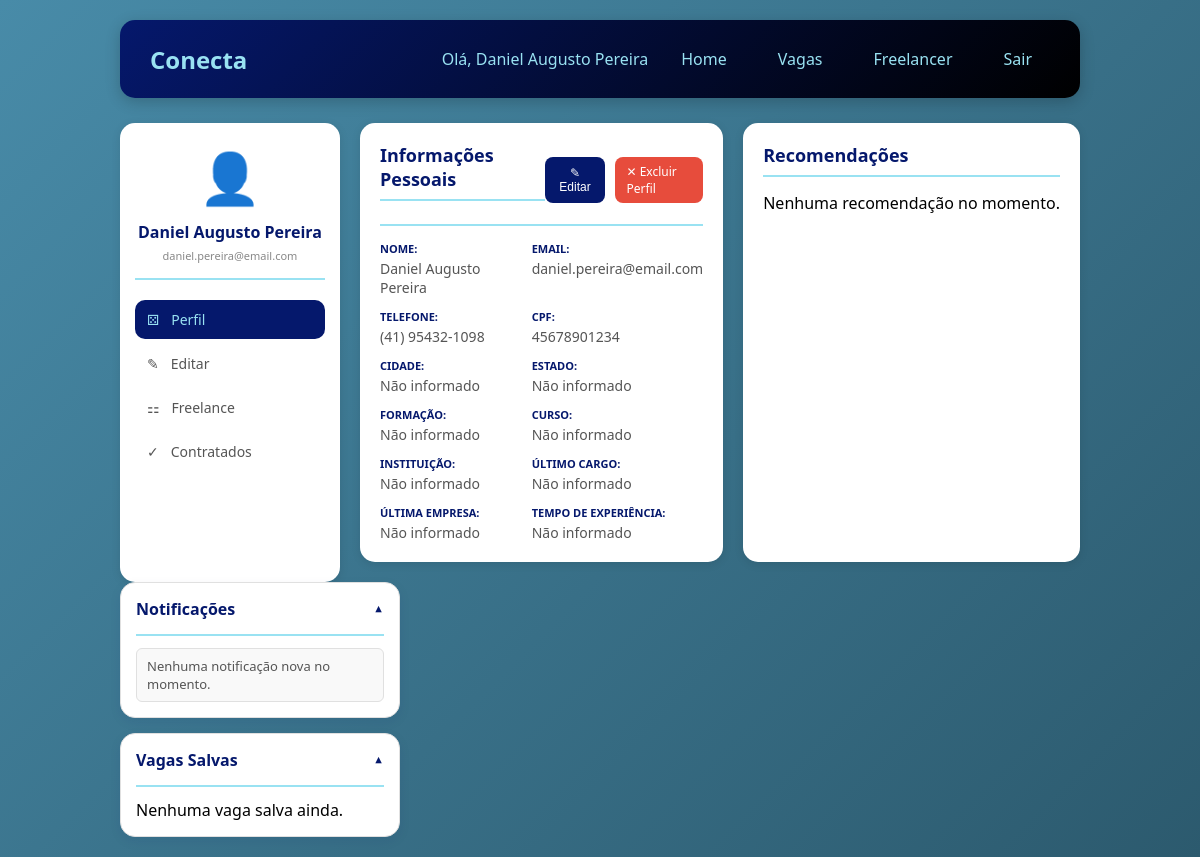
/home (signed in), run on an earlier commit of the app's database.
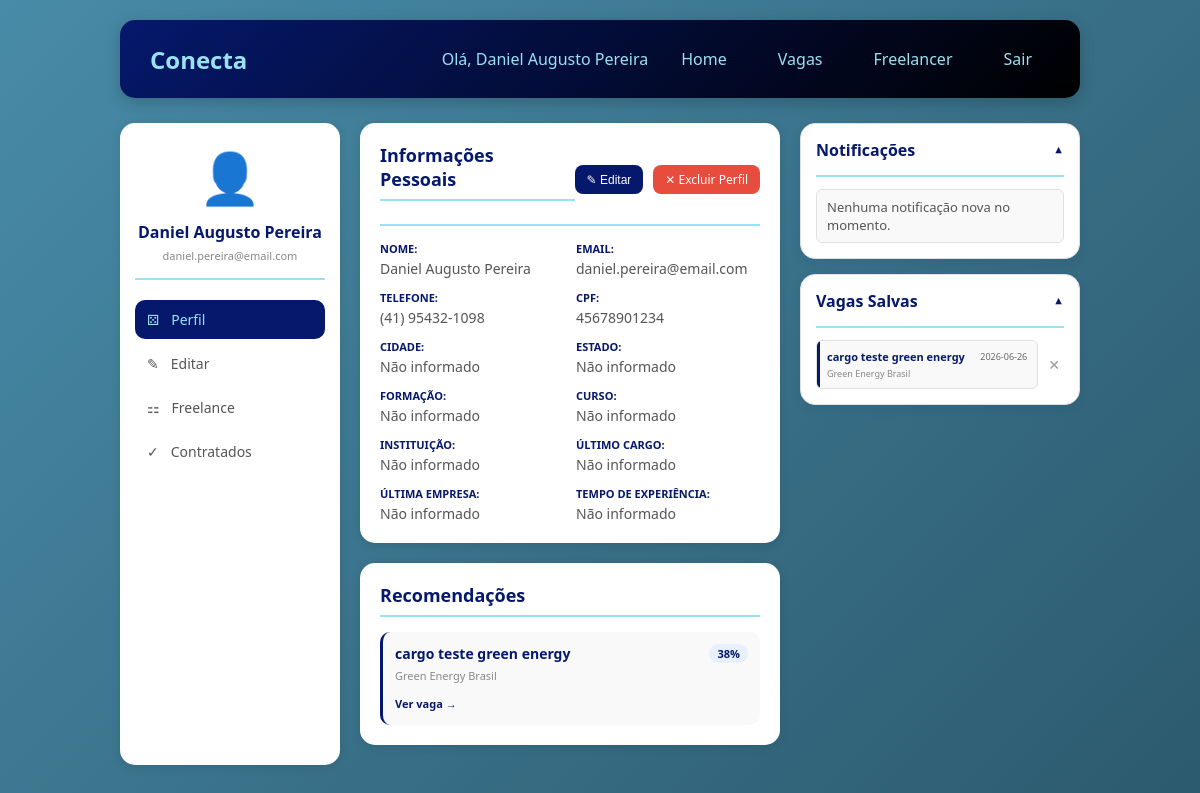
And on a later commit of the database.
### tables this page shows
CREATE TABLE funcionarios (
        id_funcionario INTEGER PRIMARY KEY AUTOINCREMENT, 
        nome TEXT,
        email TEXT,
        senha TEXT,
        telefone TEXT,
        cpf TEXT NOT NULL UNIQUE    
    );

CREATE TABLE vagas (
        id_vaga INTEGER PRIMARY KEY AUTOINCREMENT,
        titulo TEXT,
        descricao TEXT,
        salario REAL,
        cidade TEXT,
        regime TEXT,
        status TEXT DEFAULT 'ativa',
        data_publicacao TIMESTAMP DEFAULT CURRENT_TIMESTAMP,
        id_empresa INTEGER ,
        FOREIGN KEY (id_empresa) REFERENCES empresas (id_empresa)
    );

CREATE TABLE empresas (
        id_empresa INTEGER PRIMARY KEY AUTOINCREMENT, 
        nome TEXT,
        endereco TEXT,
        email TEXT,
        senha TEXT,
        telefone TEXT,
        cnpj TEXT NOT NULL UNIQUE
    );

CREATE TABLE candidaturas (
        id_candidatura INTEGER PRIMARY KEY AUTOINCREMENT,
        id_funcionario INTEGER,
        id_vaga INTEGER,
        data_candidatura TIMESTAMP DEFAULT CURRENT_TIMESTAMP,
        status TEXT DEFAULT 'pendente',
        FOREIGN KEY (id_funcionario) REFERENCES funcionarios (id_funcionario) ON DELETE CASCADE,
        FOREIGN KEY (id_vaga) REFERENCES vagas (id_vaga) ON DELETE CASCADE,
        UNIQUE(id_funcionario, id_vaga)
    );

### routes/home.py (the view, shortened to what this page needs)
@bp_home.route('/home')
def home_pag():
    if 'usuario_id' not in session:
        return redirect('/')
    tipo = session.get('tipo')
    id_usuario = session.get('usuario_id')
    if tipo == 'funcionario':
        candidaturas = CandidaturaCRUD.listar_candidaturas_funcionario(id_usuario)
        vagas_recomendadas = Match.melhores_vagas(id_usuario, limite=5)
        funcionario = FuncionarioCRUD.buscar_por_id(id_usuario)
        questionario = QuestionarioCRUD.buscar_por_funcionario(id_usuario)
        competencias_usuario = Competencia.listar_do_funcionario(id_usuario)
        todas_competencias = Competencia.listar_todas()
        contratacoes = Contratacao.listar_contratacao(id_usuario)
        meus_freelances = Freelancer.listar_por_funcionario(id_usuario)
        if funcionario:
            session['usuario_nome'] = funcionario.get('nome')
        return render_template('home/home_func.html', nome=session.get('usuario_nome'), tipo=tipo,
                             candidaturas=candidaturas,vagas_recomendadas=vagas_recomendadas,
                             funcionario=funcionario,questionario=questionario,
                             competencias_usuario=competencias_usuario,todas_competencias=todas_competencias,
                             contratacoes=contratacoes,meus_freelances=meus_freelances)
    return redirect('/')

### CRUDs/candidatura.py (called while the page is built)
    @staticmethod
    def listar_candidaturas_funcionario(id_funcionario):
        conn = get_connection()
        try:
            cursor = conn.cursor()
            cursor.execute('''
                SELECT c.*, v.titulo, v.descricao, v.salario, e.nome as empresa_nome,
                       c.data_candidatura
                FROM candidaturas c
                JOIN vagas v ON c.id_vaga = v.id_vaga
                JOIN empresas e ON v.id_empresa = e.id_empresa
                WHERE c.id_funcionario = ?
                ORDER BY c.data_candidatura DESC
            ''', (id_funcionario,))
            return cursor.fetchall()
        finally:
            conn.close()

### CRUDs/crud_comp.py (called while the page is built)
    @staticmethod
    def listar_todas():
        conn = get_connection()
        try:
            cursor = conn.cursor()
            cursor.execute("SELECT * FROM competencias ORDER BY nome")
            return cursor.fetchall()
        finally:
            conn.close()

### database/connect.py (called while the page is built)
def get_connection():
    conn = sqlite3.connect(Config.DB_PATH)
    conn.execute("PRAGMA foreign_keys = ON;")
    conn.row_factory = sqlite3.Row
    return conn

### models/model_comp.py (called while the page is built)
    @staticmethod
    def listar_todas():
        return CompetenciaCRUD.listar_todas()

### templates/home/home_func.html (shortened to what the changed rows need)
{% extends "menu.html" %}
{% from "macros/dropdowns.html" import select_estado, select_formacao, select_experiencia %}
{% block content %}
<div class="dashboard-container">
    <div class="sidebar">
        <div class="perfil-resumo">
            <div class="avatar"> 👤</div>
            <h3>{{ session.usuario_nome }}</h3>
            <p>{{ funcionario.email if funcionario else 'usuario@email.com' }}</p>
        </div>
    </div>
    <div class="conteudo-central">
        <div id="secao-perfil" class="secao-info">
    <div class="info-usuario">
        <div class="section-header">
            <h2>Informações Pessoais</h2>
        </div>
                <div id="view-mode">
                    <div class="campos-info">
                        {% for label, id, value in campos %}
                        <div class="campo">
                            <label>{{ label }}:</label>
                            <span id="view-{{ id }}">{{ value }}</span>
                        </div>
                        {% endfor %}
                    </div>
                </div>
            </div>
        </div>
<div id="secao-freelance" class="secao-info" style="display: none;">
    <div class="info-usuario">
        </div>
    </div>
</div>
        <div class="recomendacoes-section">
            <h2>Recomendações</h2>
            <div class="recomendacoes-lista">
                {% if vagas_recomendadas %}
                    {% for vaga in vagas_recomendadas[:3] %}
                    <div class="recomendacao-card">
                        <div class="recomendacao-header">
                            <span class="recomendacao-titulo">{{ vaga.titulo }}</span>
                            <span class="match-badge">{{ vaga.match_percent }}%</span>
                        </div>
                        <div class="recomendacao-empresa">{{ vaga.empresa_nome }}</div>
                        <a href="{{ url_for('candidatar_se.detalhe_vaga', id_vaga=vaga.id_vaga) }}" class="btn-ver-recomendacao">Ver vaga →</a>
                    </div>
                    {% endfor %}
                {% else %}
                    <p class="sem-dados">Nenhuma recomendação no momento.</p>
                {% endif %}
            </div>
        </div>
    </div>
    <div class="sidebar-direita-accordion">
        <details class="accordion-item" open>
            <summary class="accordion-header">
                <h2>Notificações</h2>
            </summary>
        </details>
        <details class="accordion-item" open>
            <summary class="accordion-header">
                <h2>Vagas Salvas</h2>
            </summary>
            <div class="accordion-conteudo">
                {% if candidaturas %}
                <div class="candidaturas-scroll">
                    <div class="candidaturas-lista">
                        {% for c in candidaturas %}
                        <div class="candidatura-wrapper">
                            <a href="{{ url_for('candidatar_se.detalhe_vaga', id_vaga=c.id_vaga) }}" class="candidatura-link">
                                <div class="candidatura-card">
                                    <div class="candidatura-header">
                                        <span class="cargo">{{ c.titulo }}</span>
                                        <span class="data">{{ c.data_candidatura[:10] if c.data_candidatura else 'Data' }}</span>
                                    </div>
                                    <div class="empresa">{{ c.empresa_nome }}</div>
                                </div>
                            </a>
                            <button class="btn-deletar" onclick="deletarCandidatura('{{ c.id_candidatura }}')" title="Cancelar candidatura">✕</button>
                        </div>
                        {% endfor %}
                    </div>
                </div>
                {% else %}
                <div class="sem-candidaturas"><p>Nenhuma vaga salva ainda.</p></div>
                {% endif %}
            </div>
        </details>
    </div>
</div>
{% endblock %}

### templates/menu.html (shortened to what this page needs)
<!DOCTYPE html>
<html lang="pt-br">
<head>
    <link rel="stylesheet" href="{{ url_for('static', filename='css/home/homef.css') }}">
</head>
<body>
    <div class="container">
        <div class="header">
            <div class="logo">Conecta</div>
            <div class="user-info">
                <span>Olá, {{ session.usuario_nome }}</span>
                <a href="/home" class="btn-back">Home</a>
                <a href="/vagas" class="btn-back">Vagas</a>
                <a href="/freelancer" class="btn-back">Freelancer</a>
                <a href="/logout" class="btn-logout">Sair</a>
            </div>
        </div>
        <div class="content">
            {% block content %}
            {% endblock %}
        </div>
    </div>
</body>
</html>

What changed in the data, as far as the page shows it:
added vagas: titulo "cargo teste green energy", match_percent "38", empresa_nome "Green Energy Brasil"
added candidaturas: titulo "cargo teste green energy", data_candidatura "2026-06-26", empresa_nome "Green Energy Brasil"
Also different on the page:
text no longer shown: "Nenhuma recomendação no momento. Nenhuma vaga salva ainda."
